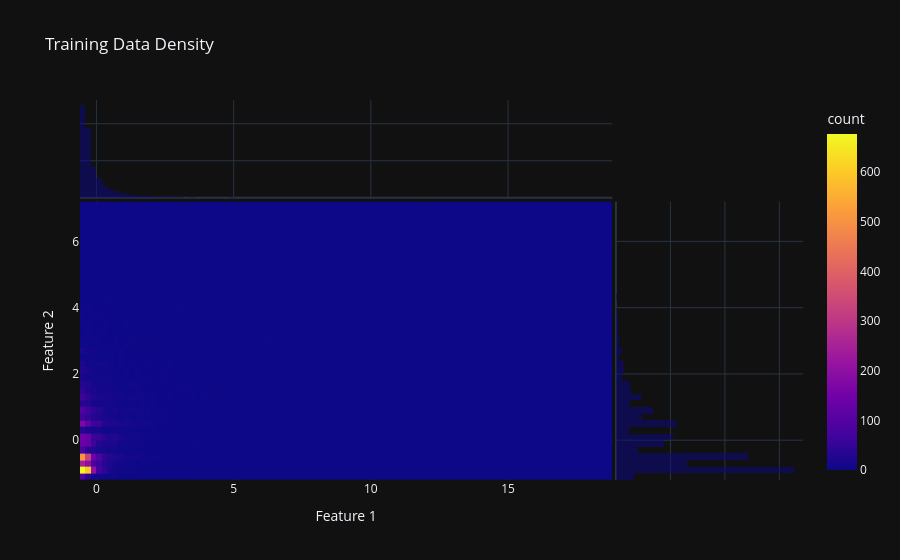

The notebook cell this image was saved under:
### Code cell
fig1 = segmenter.density_heatmap()

fig1.show()

### Figure 1 — Plotly figure (JSON) as saved in the notebook; plotly's stock layout.template omitted (floating-point values rounded to 4 significant figures; data arrays with more than 128 entries replaced by an {"elided": "..."} marker saying what was removed)
{"data": [{"coloraxis": "coloraxis", "hovertemplate": "Feature 1=%{x}<br>Feature 2=%{y}<br>count=%{z}<extra></extra>", "name": "", "x": {"elided": "7159 float values"}, "xaxis": "x", "xbingroup": "x", "y": {"elided": "7159 float values"}, "yaxis": "y", "ybingroup": "y", "type": "histogram2d"}, {"bingroup": "x", "hovertemplate": "Feature 1=%{x}<br>count=%{y}<extra></extra>", "legendgroup": "", "marker": {"color": "#0d0887"}, "name": "", "opacity": 0.5, "showlegend": false, "x": {"elided": "7159 float values"}, "xaxis": "x3", "yaxis": "y3", "type": "histogram"}, {"bingroup": "y", "hovertemplate": "Feature 2=%{y}<br>count=%{x}<extra></extra>", "legendgroup": "", "marker": {"color": "#0d0887"}, "name": "", "opacity": 0.5, "showlegend": false, "xaxis": "x2", "y": {"elided": "7159 float values"}, "yaxis": "y2", "type": "histogram"}], "layout": {"xaxis": {"anchor": "y", "domain": [0, 0.7363], "title": {"text": "Feature 1"}}, "yaxis": {"anchor": "x", "domain": [0, 0.7326], "title": {"text": "Feature 2"}}, "xaxis2": {"anchor": "y2", "domain": [0.7413, 1], "matches": "x2", "showticklabels": false, "showline": false, "ticks": "", "showgrid": true}, "yaxis2": {"anchor": "x2", "domain": [0, 0.7326], "matches": "y", "showticklabels": false, "showgrid": true}, "xaxis3": {"anchor": "y3", "domain": [0, 0.7363], "matches": "x", "showticklabels": false, "showgrid": true}, "yaxis3": {"anchor": "x3", "domain": [0.7426, 1], "matches": "y3", "showticklabels": false, "showline": false, "ticks": "", "showgrid": true}, "xaxis4": {"anchor": "y4", "domain": [0.7413, 1], "matches": "x2", "showticklabels": false, "showgrid": true, "showline": false, "ticks": ""}, "yaxis4": {"anchor": "x4", "domain": [0.7426, 1], "matches": "y3", "showticklabels": false, "showline": false, "ticks": "", "showgrid": true}, "coloraxis": {"colorbar": {"title": {"text": "count"}}, "colorscale": [[0, "#0d0887"], [0.1111, "#46039f"], [0.2222, "#7201a8"], [0.3333, "#9c179e"], [0.4444, "#bd3786"], [0.5556, "#d8576b"], [0.6667, "#ed7953"], [0.7778, "#fb9f3a"], [0.8889, "#fdca26"], [1, "#f0f921"]]}, "legend": {"tracegroupgap": 0}, "title": {"text": "Training Data Density"}, "barmode": "overlay"}}
